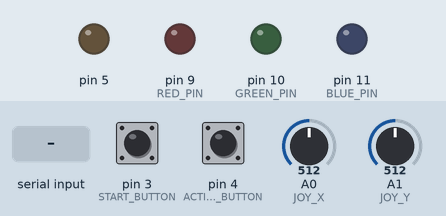
This sketch was run on a simulated Arduino Uno, built with avr-gcc and run on an emulated ATmega328P. On the bench: output pins drawn as LEDs (lit = HIGH). The inputs (shaded band) are chosen by the test bench; at power-on: A0 (JOY_X) = 512, A1 (JOY_Y) = 512, pin 3 (START_BUTTON) HIGH, pin 4 (ACTION_BUTTON) HIGH. What the sketch prints to the serial monitor is not drawn.

Above: at 1.2 s.
1.3 s: "R" received over Serial
At 1.9 s:
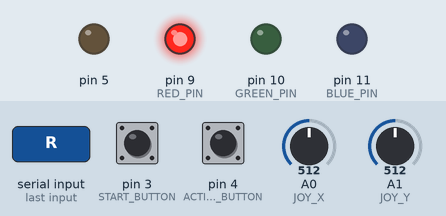
2.8 s: "G" received over Serial
At 3.3 s:
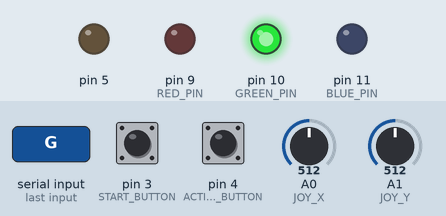
4.3 s: "B" received over Serial
At 4.7 s:
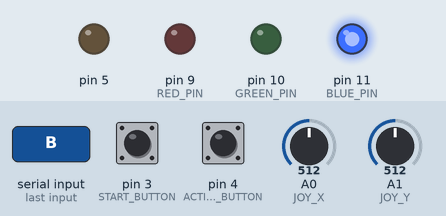
5.8 s: A0 (JOY_X) set to 984
8.8 s: A0 (JOY_X) set to 1015
10.3 s: A1 (JOY_Y) set to 988
11.8 s: A1 (JOY_Y) set to 1017
Timing chart, 0 to 14.8 s (numbered marks = the images above; inputs shaded):
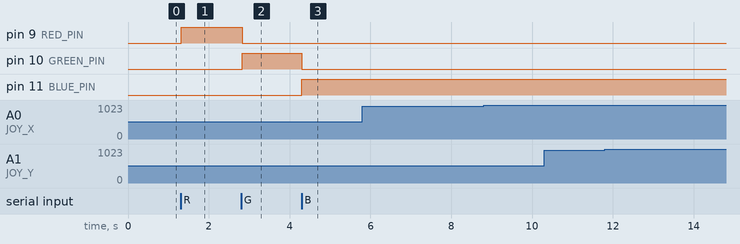

The sketch:

GuardTheVAultController.ino
```cpp
const int JOY_X = A0;
const int JOY_Y = A1;
const int START_BUTTON = 3;
const int ACTION_BUTTON = 4;

const int RED_PIN = 9;
const int GREEN_PIN = 10;
const int BLUE_PIN = 11;

void setup() {
  Serial.begin(9600);

  pinMode(START_BUTTON, INPUT_PULLUP);
  pinMode(ACTION_BUTTON, INPUT_PULLUP);

  pinMode(RED_PIN, OUTPUT);
  pinMode(GREEN_PIN, OUTPUT);
  pinMode(BLUE_PIN, OUTPUT);

  // Keep vibration disabled.
  digitalWrite(5, LOW);
  pinMode(5, OUTPUT);
}

void loop() {
  // Cycle red, green, blue: one second each.
  // Receive colour commands from Java without blocking input.
while (Serial.available() > 0) {
  char command = Serial.read();

  if (command == 'R' || command == 'G'
      || command == 'B' || command == 'O') {
    digitalWrite(RED_PIN, command == 'R');
    digitalWrite(GREEN_PIN, command == 'G');
    digitalWrite(BLUE_PIN, command == 'B');
  }
}

  // Preserve the game's input message format.
  Serial.print("I,");
  Serial.print(analogRead(JOY_X));
  Serial.print(",");
  Serial.print(analogRead(JOY_Y));
  Serial.print(",");
  Serial.print(digitalRead(START_BUTTON) == LOW);
  Serial.print(",");
  Serial.println(digitalRead(ACTION_BUTTON) == LOW);

  delay(30);
}
```

Measured:
- after the input at 1.3 s, pin 9 (RED_PIN): LOW → HIGH at once
- after the input at 2.8 s, pin 9 (RED_PIN): HIGH → LOW at once; pin 10 (GREEN_PIN): LOW → HIGH at once
- after the input at 4.3 s, pin 10 (GREEN_PIN): HIGH → LOW at once; pin 11 (BLUE_PIN): LOW → HIGH at once
- after the input at 5.8 s, every drawn part: stays the same
- after the input at 8.8 s, every drawn part: stays the same
- after the input at 10.3 s, every drawn part: stays the same
- after the input at 11.8 s, every drawn part: stays the same
